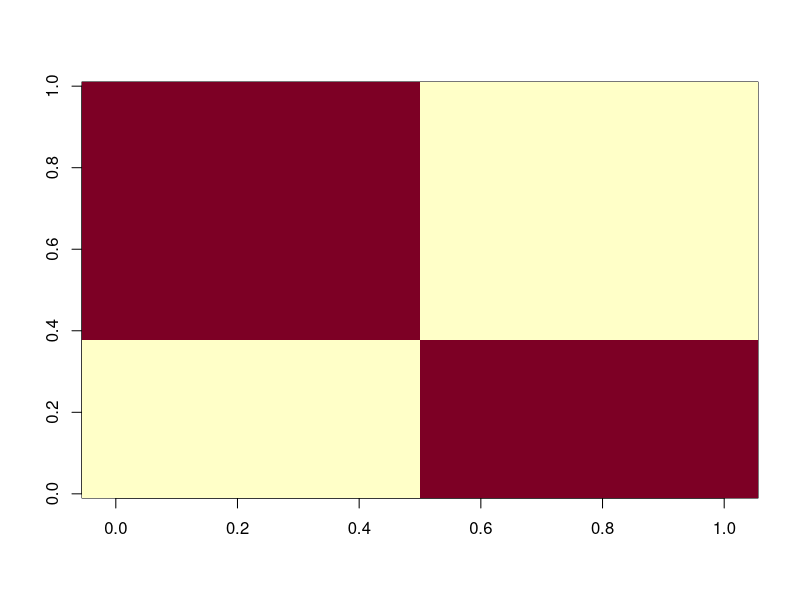
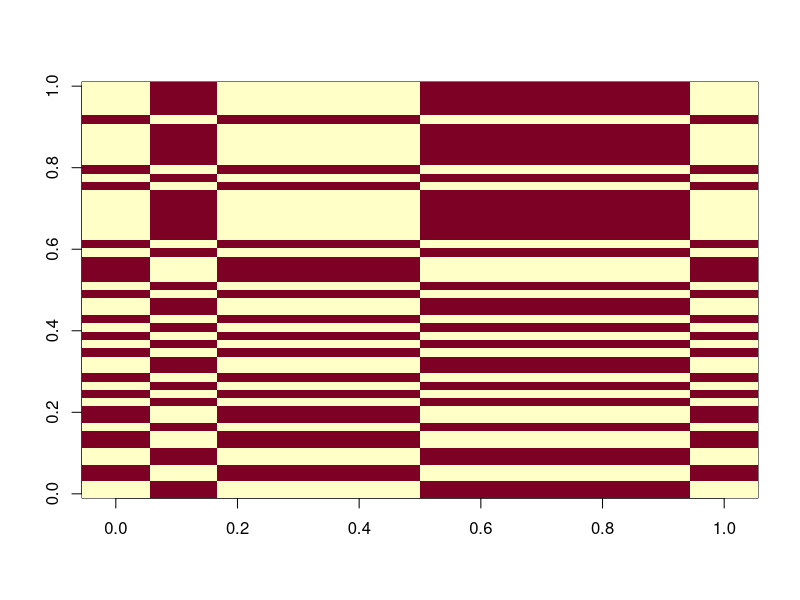

The R script that drew these images, in order: (Note: this script raises an error after producing the figures.)
## ---- chunk 1

binaryMatrix <- function(n, p, nbClust = 10 , d1 = 1, d0 = 0) {
  mat <- matrix(rbinom(n = n*p, size = 1, prob = d0),n,p)
  clus1 <- rpois(nbClust, 10)
  divX <- floor(clus1* n / sum(clus1))
  divX[1] <- divX[1] + (n - sum(divX))
  print(divX)
  divX <- c(0, cumsum(divX))
  
  clus2 <- rpois(nbClust, 10)
  divY <- floor(clus2* p / sum(clus2))
  divY[1] <- divY[1] + (p - sum(divY))
  print(divY)
  divY <- c(0, cumsum(divY))
  for(i in 1:nbClust){
    mat[(divX[i]+1):divX[i+1], (divY[i]+1):divY[i+1]] <- rbinom(n = (divX[i+1]-divX[i])*(divY[i+1]-divY[i]), size = 1, prob = d1)
  }
  return(list(matI = mat, matR = mat[ sample(n), sample(p)]))
}

n = 50
p = 10
res <- binaryMatrix(n,p,nbClust = 2)
rotate <- function(x) t(apply(x, 2, rev))
image(rotate(res$matI))
image(rotate(res$matR))


res.bibit = bibit(res$matR)
for (i in 1:length(res.bibit)) {
  #print(res.bibit[[i]]$row)
  #print(res.bibit[[i]]$col)
  #print(res$matR[res.bibit[[i]]$row, res.bibit[[i]]$col])
  image(res$matR[res.bibit[[i]]$row, res.bibit[[i]]$col])
}

